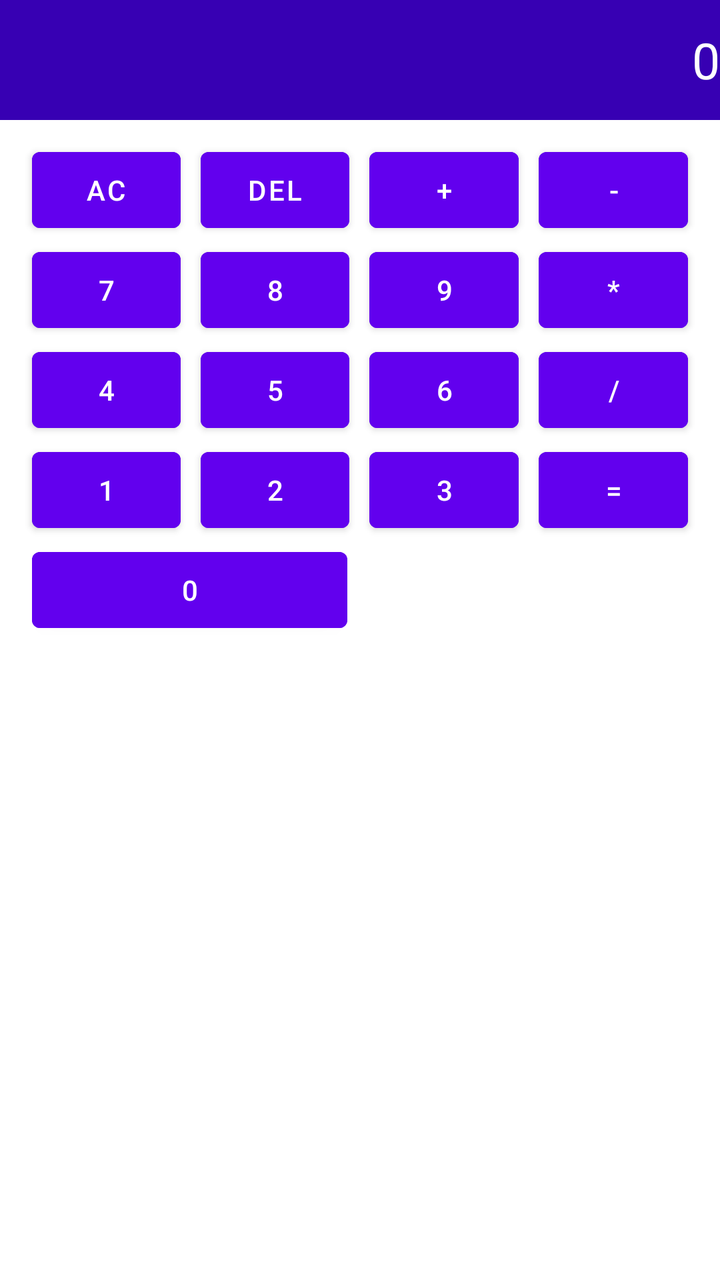
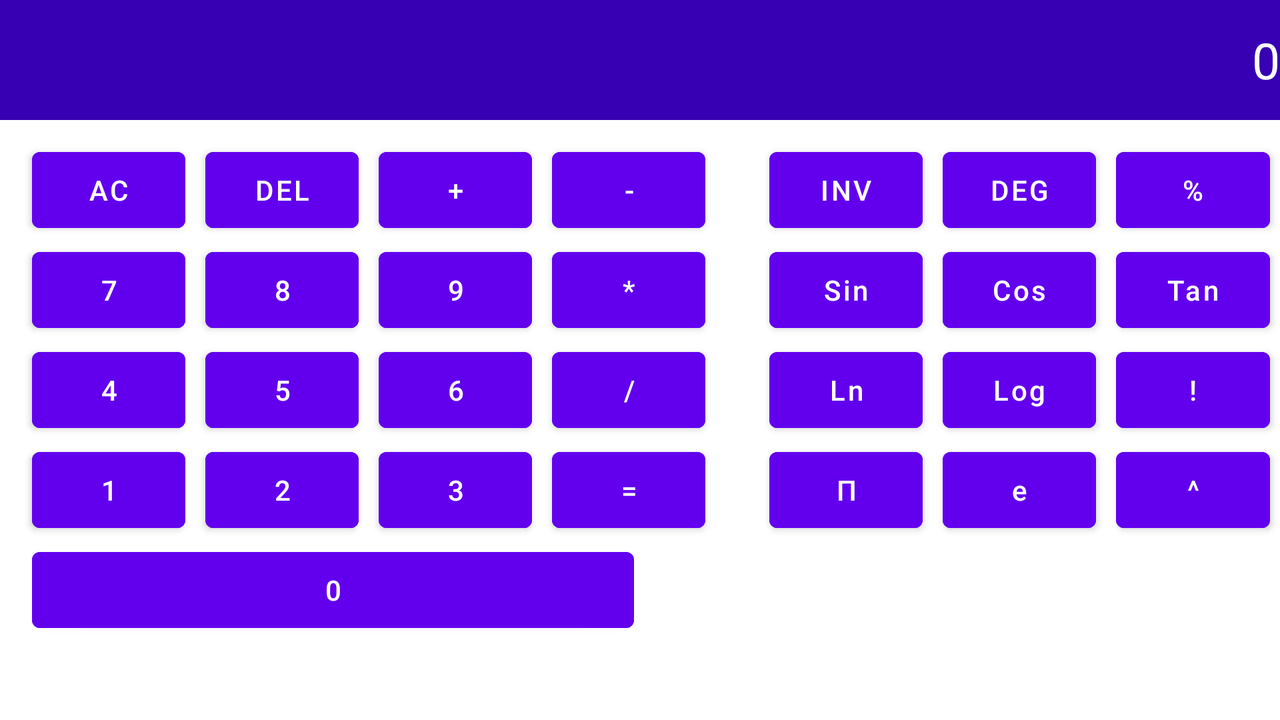

An Android layout and its configuration variant, each rendered on a device that would load it. The default file and the variant file are quoted in full after the pictures.
<!-- AndroidManifest.xml: application theme Theme.GUIA5_Daniel_Larin -->
<!-- res/layout/activity_calculator.xml -->
<?xml version="1.0" encoding="utf-8"?>
<LinearLayout
    xmlns:android="http://schemas.android.com/apk/res/android"
    android:layout_width="match_parent"
    android:layout_height="match_parent"
    android:orientation="vertical">

    <TextView
        android:id="@+id/tvPrincipal"
        android:layout_width="match_parent"
        android:layout_height="60dp"
        android:text="@string/string_cero"
        android:textColor="@color/white"
        android:background="@color/purple_700"
        android:gravity="right|center_vertical"
        android:textSize="25dp" />


    <LinearLayout
        android:layout_width="match_parent"
        android:layout_height="wrap_content"
        android:layout_marginTop="10dp">

        <Button
            android:id="@+id/btn_Ac"
            android:layout_width="0dp"
            android:layout_weight="2"
            android:layout_height="50dp"
            android:text="AC"
            android:layout_marginLeft="16dp"
            android:layout_marginRight="05dp"
            android:backgroundTint="@color/purple_500"/>

        <Button
            android:id="@+id/btn_Del"
            android:layout_width="0dp"
            android:layout_weight="2"
            android:layout_height="50dp"
            android:text="DEL"
            android:layout_marginLeft="05dp"
            android:layout_marginRight="05dp"
            android:backgroundTint="@color/purple_500"/>

        <Button
            android:id="@+id/btn_Mas"
            android:layout_width="0dp"
            android:layout_weight="2"
            android:layout_height="50dp"
            android:text="+"
            android:layout_marginLeft="05dp"
            android:layout_marginRight="05dp"
            android:backgroundTint="@color/purple_500"/>

        <Button
            android:id="@+id/btn_Menos"
            android:layout_width="0dp"
            android:layout_weight="2"
            android:layout_height="50dp"
            android:text="-"
            android:layout_marginLeft="05dp"
            android:layout_marginRight="16dp"
            android:backgroundTint="@color/purple_500"/>




    </LinearLayout>

    <LinearLayout
        android:layout_width="match_parent"
        android:layout_height="wrap_content">

        <Button
            android:id="@+id/btn_7"
            android:layout_width="0dp"
            android:layout_weight="2"
            android:layout_height="50dp"
            android:text="7"
            android:layout_marginLeft="16dp"
            android:layout_marginRight="05dp"
            android:backgroundTint="@color/purple_500"/>

        <Button
            android:id="@+id/btn_8"
            android:layout_width="0dp"
            android:layout_weight="2"
            android:layout_height="50dp"
            android:text="8"
            android:layout_marginLeft="05dp"
            android:layout_marginRight="05dp"
            android:backgroundTint="@color/purple_500"/>

        <Button
            android:id="@+id/btn_9"
            android:layout_width="0dp"
            android:layout_weight="2"
            android:layout_height="50dp"
            android:text="9"
            android:layout_marginLeft="05dp"
            android:layout_marginRight="05dp"
            android:backgroundTint="@color/purple_500"/>

        <Button
            android:id="@+id/btn_Por"
            android:layout_width="0dp"
            android:layout_weight="2"
            android:layout_height="50dp"
            android:text="*"
            android:layout_marginLeft="05dp"
            android:layout_marginRight="16dp"
            android:backgroundTint="@color/purple_500"/>

    </LinearLayout>

    <LinearLayout
        android:layout_width="match_parent"
        android:layout_height="wrap_content">

        <Button
            android:id="@+id/btn_4"
            android:layout_width="0dp"
            android:layout_weight="2"
            android:layout_height="50dp"
            android:text="4"
            android:layout_marginLeft="16dp"
            android:layout_marginRight="05dp"
            android:backgroundTint="@color/purple_500"/>

        <Button
            android:id="@+id/btn_5"
            android:layout_width="0dp"
            android:layout_weight="2"
            android:layout_height="50dp"
            android:text="5"
            android:layout_marginLeft="05dp"
            android:layout_marginRight="05dp"
            android:backgroundTint="@color/purple_500"/>

        <Button
            android:id="@+id/btn_6"
            android:layout_width="0dp"
            android:layout_weight="2"
            android:layout_height="50dp"
            android:text="6"
            android:layout_marginLeft="05dp"
            android:layout_marginRight="05dp"
            android:backgroundTint="@color/purple_500"/>

        <Button
            android:id="@+id/btn_Entre"
            android:layout_width="0dp"
            android:layout_weight="2"
            android:layout_height="50dp"
            android:text="/"
            android:layout_marginLeft="05dp"
            android:layout_marginRight="16dp"
            android:backgroundTint="@color/purple_500"/>

    </LinearLayout>

    <LinearLayout
        android:layout_width="match_parent"
        android:layout_height="wrap_content">

        <Button
            android:id="@+id/btn_1"
            android:layout_width="0dp"
            android:layout_weight="2"
            android:layout_height="50dp"
            android:text="1"
            android:layout_marginLeft="16dp"
            android:layout_marginRight="05dp"
            android:backgroundTint="@color/purple_500"/>

        <Button
            android:id="@+id/btn_2"
            android:layout_width="0dp"
            android:layout_weight="2"
            android:layout_height="50dp"
            android:text="2"
            android:layout_marginLeft="05dp"
            android:layout_marginRight="05dp"
            android:backgroundTint="@color/purple_500"/>

        <Button
            android:id="@+id/btn_3"
            android:layout_width="0dp"
            android:layout_weight="2"
            android:layout_height="50dp"
            android:text="3"
            android:layout_marginLeft="05dp"
            android:layout_marginRight="05dp"
            android:backgroundTint="@color/purple_500"/>

        <Button
            android:id="@+id/btn_Igual"
            android:layout_width="0dp"
            android:layout_weight="2"
            android:layout_height="50dp"
            android:text="="
            android:layout_marginLeft="05dp"
            android:layout_marginRight="16dp"
            android:backgroundTint="@color/purple_500"/>

    </LinearLayout>

    <LinearLayout
        android:layout_width="match_parent"
        android:layout_height="wrap_content">

        <Button
            android:id="@+id/btn_0"
            android:layout_width="0dp"
            android:layout_weight="4.2"
            android:layout_height="50dp"
            android:text="@string/string_cero"
            android:layout_marginLeft="16dp"
            android:layout_marginRight="05dp"
            android:backgroundTint="@color/purple_500"/>

        <Button
            android:layout_width="0dp"
            android:layout_weight="2"
            android:layout_height="50dp"
            android:layout_marginLeft="05dp"
            android:layout_marginRight="05dp"
            android:visibility="invisible"/>

        <Button
            android:layout_width="0dp"
            android:layout_weight="2"
            android:layout_height="50dp"
            android:layout_marginLeft="05dp"
            android:layout_marginRight="16dp"
            android:visibility="invisible"/>

    </LinearLayout>

</LinearLayout>
<!-- resources referenced by this layout -->
<resources>
  <color name="purple_500">#FF6200EE</color>
  <color name="purple_700">#FF3700B3</color>
  <color name="white">#FFFFFFFF</color>
  <string name="string_cero">0</string>
  <style name="Theme.GUIA5_Daniel_Larin" parent="Theme.MaterialComponents.DayNight.DarkActionBar">
          
          <item name="colorPrimary">@color/purple_500</item>
          <item name="colorPrimaryVariant">@color/purple_700</item>
          <item name="colorOnPrimary">@color/white</item>
          
          <item name="colorSecondary">@color/teal_200</item>
          <item name="colorSecondaryVariant">@color/teal_700</item>
          <item name="colorOnSecondary">@color/black</item>
          
          <item name="android:statusBarColor" tools:targetApi="l">?attr/colorPrimaryVariant</item>
          
      </style>
  <color name="teal_200">#FF03DAC5</color>
  <color name="teal_700">#FF018786</color>
  <color name="black">#FF000000</color>
</resources>
<!-- res/layout-land/activity_calculator.xml (the repository's variant of the layout above) -->
<!-- drawn on the phone turned sideways -->
<?xml version="1.0" encoding="utf-8"?>
<LinearLayout
    xmlns:android="http://schemas.android.com/apk/res/android"
    android:layout_width="match_parent"
    android:layout_height="match_parent"
    android:orientation="vertical">

    <TextView
        android:id="@+id/tvPrincipal"
        android:layout_width="match_parent"
        android:layout_height="60dp"
        android:text="0"
        android:textColor="@color/white"
        android:background="@color/purple_700"
        android:gravity="right|center_vertical"
        android:textSize="25dp" />


    <LinearLayout
        android:layout_width="match_parent"
        android:layout_height="wrap_content"
        android:layout_marginTop="10dp">

        <Button
            android:id="@+id/btn_Ac"
            android:layout_width="0dp"
            android:layout_weight="2"
            android:layout_height="50dp"
            android:text="@string/string_AC"
            android:layout_marginLeft="16dp"
            android:layout_marginRight="05dp"
            android:backgroundTint="@color/purple_500"/>

        <Button
            android:id="@+id/btn_Del"
            android:layout_width="0dp"
            android:layout_weight="2"
            android:layout_height="50dp"
            android:text="@string/string_DEL"
            android:layout_marginLeft="05dp"
            android:layout_marginRight="05dp"
            android:backgroundTint="@color/purple_500"/>

        <Button
            android:id="@+id/btn_Mas"
            android:layout_width="0dp"
            android:layout_weight="2"
            android:layout_height="50dp"
            android:text="@string/string_suma"
            android:layout_marginLeft="05dp"
            android:layout_marginRight="05dp"
            android:backgroundTint="@color/purple_500"/>

        <Button
            android:id="@+id/btn_Menos"
            android:layout_width="0dp"
            android:layout_weight="2"
            android:layout_height="50dp"
            android:text="@string/string_resta"
            android:layout_marginLeft="05dp"
            android:layout_marginRight="16dp"
            android:backgroundTint="@color/purple_500"/>


        <Button
            android:id="@+id/btn_INV"
            android:layout_width="0dp"
            android:layout_weight="2"
            android:layout_height="50dp"
            android:text="@string/string_inv"
            android:layout_marginLeft="16dp"
            android:layout_marginRight="05dp"
            android:backgroundTint="@color/purple_500"/>

        <Button
            android:id="@+id/btn_DEG"
            android:layout_width="0dp"
            android:layout_weight="2"
            android:layout_height="50dp"
            android:text="@string/string_deg"
            android:layout_marginLeft="05dp"
            android:layout_marginRight="05dp"
            android:backgroundTint="@color/purple_500"/>

        <Button
            android:id="@+id/btn_Porcentaje"
            android:layout_width="0dp"
            android:layout_weight="2"
            android:layout_height="50dp"
            android:text="@string/string_Porcentaje"
            android:layout_marginLeft="05dp"
            android:layout_marginRight="05dp"
            android:backgroundTint="@color/purple_500"/>


    </LinearLayout>

    <LinearLayout
        android:layout_width="match_parent"
        android:layout_height="wrap_content">

        <Button
            android:id="@+id/btn_7"
            android:layout_width="0dp"
            android:layout_weight="2"
            android:layout_height="50dp"
            android:text="@string/string_7"
            android:layout_marginLeft="16dp"
            android:layout_marginRight="05dp"
            android:backgroundTint="@color/purple_500"/>

        <Button
            android:id="@+id/btn_8"
            android:layout_width="0dp"
            android:layout_weight="2"
            android:layout_height="50dp"
            android:text="@string/string_8"
            android:layout_marginLeft="05dp"
            android:layout_marginRight="05dp"
            android:backgroundTint="@color/purple_500"/>

        <Button
            android:id="@+id/btn_9"
            android:layout_width="0dp"
            android:layout_weight="2"
            android:layout_height="50dp"
            android:text="@string/string_9"
            android:layout_marginLeft="05dp"
            android:layout_marginRight="05dp"
            android:backgroundTint="@color/purple_500"/>

        <Button
            android:id="@+id/btn_Por"
            android:layout_width="0dp"
            android:layout_weight="2"
            android:layout_height="50dp"
            android:text="@string/string_multi"
            android:layout_marginLeft="05dp"
            android:layout_marginRight="16dp"
            android:backgroundTint="@color/purple_500"/>

        <Button
            android:id="@+id/btn_Sin"
            android:layout_width="0dp"
            android:layout_weight="2"
            android:layout_height="50dp"
            android:text="@string/string_sin"
            android:textAllCaps="false"
            android:layout_marginLeft="16dp"
            android:layout_marginRight="05dp"
            android:backgroundTint="@color/purple_500"/>

        <Button
            android:id="@+id/btn_Cos"
            android:layout_width="0dp"
            android:layout_weight="2"
            android:layout_height="50dp"
            android:text="@string/string_cos"
            android:textAllCaps="false"
            android:layout_marginLeft="05dp"
            android:layout_marginRight="05dp"
            android:backgroundTint="@color/purple_500"/>

        <Button
            android:id="@+id/btn_Tan"
            android:layout_width="0dp"
            android:layout_weight="2"
            android:layout_height="50dp"
            android:text="@string/string_tan"
            android:textAllCaps="false"
            android:layout_marginLeft="05dp"
            android:layout_marginRight="05dp"
            android:backgroundTint="@color/purple_500"/>

    </LinearLayout>

    <LinearLayout
        android:layout_width="match_parent"
        android:layout_height="wrap_content">

        <Button
            android:id="@+id/btn_4"
            android:layout_width="0dp"
            android:layout_weight="2"
            android:layout_height="50dp"
            android:text="@string/string_4"
            android:layout_marginLeft="16dp"
            android:layout_marginRight="05dp"
            android:backgroundTint="@color/purple_500"/>

        <Button
            android:id="@+id/btn_5"
            android:layout_width="0dp"
            android:layout_weight="2"
            android:layout_height="50dp"
            android:text="@string/string_5"
            android:layout_marginLeft="05dp"
            android:layout_marginRight="05dp"
            android:backgroundTint="@color/purple_500"/>

        <Button
            android:id="@+id/btn_6"
            android:layout_width="0dp"
            android:layout_weight="2"
            android:layout_height="50dp"
            android:text="@string/string_6"
            android:layout_marginLeft="05dp"
            android:layout_marginRight="05dp"
            android:backgroundTint="@color/purple_500"/>

        <Button
            android:id="@+id/btn_Entre"
            android:layout_width="0dp"
            android:layout_weight="2"
            android:layout_height="50dp"
            android:text="@string/string_divi"
            android:layout_marginLeft="05dp"
            android:layout_marginRight="16dp"
            android:backgroundTint="@color/purple_500"/>

        <Button
            android:id="@+id/btn_Ln"
            android:layout_width="0dp"
            android:layout_weight="2"
            android:layout_height="50dp"
            android:text="@string/string_Ln"
            android:textAllCaps="false"
            android:layout_marginLeft="16dp"
            android:layout_marginRight="05dp"
            android:backgroundTint="@color/purple_500"/>

        <Button
            android:id="@+id/btn_Log"
            android:layout_width="0dp"
            android:layout_weight="2"
            android:layout_height="50dp"
            android:text="@string/string_log"
            android:textAllCaps="false"
            android:layout_marginLeft="05dp"
            android:layout_marginRight="05dp"
            android:backgroundTint="@color/purple_500"/>

        <Button
            android:id="@+id/btn_sigma"
            android:layout_width="0dp"
            android:layout_weight="2"
            android:layout_height="50dp"
            android:text="@string/string_notacion"
            android:textAllCaps="false"
            android:layout_marginLeft="05dp"
            android:layout_marginRight="05dp"
            android:backgroundTint="@color/purple_500"/>

    </LinearLayout>

    <LinearLayout
        android:layout_width="match_parent"
        android:layout_height="wrap_content">

        <Button
            android:id="@+id/btn_1"
            android:layout_width="0dp"
            android:layout_weight="2"
            android:layout_height="50dp"
            android:text="@string/string_1"
            android:layout_marginLeft="16dp"
            android:layout_marginRight="05dp"
            android:backgroundTint="@color/purple_500"/>

        <Button
            android:id="@+id/btn_2"
            android:layout_width="0dp"
            android:layout_weight="2"
            android:layout_height="50dp"
            android:text="@string/string_2"
            android:layout_marginLeft="05dp"
            android:layout_marginRight="05dp"
            android:backgroundTint="@color/purple_500"/>

        <Button
            android:id="@+id/btn_3"
            android:layout_width="0dp"
            android:layout_weight="2"
            android:layout_height="50dp"
            android:text="@string/string_3"
            android:layout_marginLeft="05dp"
            android:layout_marginRight="05dp"
            android:backgroundTint="@color/purple_500"/>

        <Button
            android:id="@+id/btn_Igual"
            android:layout_width="0dp"
            android:layout_weight="2"
            android:layout_height="50dp"
            android:text="@string/string_igual"
            android:layout_marginLeft="05dp"
            android:layout_marginRight="16dp"
            android:backgroundTint="@color/purple_500"/>

        <Button
            android:id="@+id/btn_PI"
            android:layout_width="0dp"
            android:layout_weight="2"
            android:layout_height="50dp"
            android:text="@string/string_pi"
            android:layout_marginLeft="16dp"
            android:layout_marginRight="05dp"
            android:backgroundTint="@color/purple_500"/>

        <Button
            android:id="@+id/btn_Euler"
            android:layout_width="0dp"
            android:layout_weight="2"
            android:layout_height="50dp"
            android:text="@string/string_euler"
            android:textAllCaps="false"
            android:layout_marginLeft="05dp"
            android:layout_marginRight="05dp"
            android:backgroundTint="@color/purple_500"/>

        <Button
            android:id="@+id/btn_exponente"
            android:layout_width="0dp"
            android:layout_weight="2"
            android:layout_height="50dp"
            android:text="@string/string_exponente"
            android:textAllCaps="false"
            android:layout_marginLeft="05dp"
            android:layout_marginRight="05dp"
            android:backgroundTint="@color/purple_500"/>

    </LinearLayout>

    <LinearLayout
        android:layout_width="match_parent"
        android:layout_height="wrap_content">

        <Button
            android:id="@+id/btn_0"
            android:layout_width="0dp"
            android:layout_weight="4.2"
            android:layout_height="50dp"
            android:text="0"
            android:layout_marginLeft="16dp"
            android:layout_marginRight="05dp"
            android:backgroundTint="@color/purple_500"/>

        <Button
            android:layout_width="0dp"
            android:layout_weight="2"
            android:layout_height="50dp"
            android:layout_marginLeft="05dp"
            android:layout_marginRight="05dp"
            android:visibility="invisible"/>

        <Button
            android:layout_width="0dp"
            android:layout_weight="2"
            android:layout_height="50dp"
            android:layout_marginLeft="05dp"
            android:layout_marginRight="16dp"
            android:visibility="invisible"/>

    </LinearLayout>

</LinearLayout>
<!-- resources referenced by the variant -->
<!-- as the phone turned sideways resolves them -->
<resources>
  <color name="purple_500">#FF6200EE</color>
  <color name="purple_700">#FF3700B3</color>
  <color name="white">#FFFFFFFF</color>
  <string name="string_1">1</string>
  <string name="string_2">2</string>
  <string name="string_3">3</string>
  <string name="string_4">4</string>
  <string name="string_5">5</string>
  <string name="string_6">6</string>
  <string name="string_7">7</string>
  <string name="string_8">8</string>
  <string name="string_9">9</string>
  <string name="string_AC">AC</string>
  <string name="string_DEL">DEL</string>
  <string name="string_Ln">Ln</string>
  <string name="string_Porcentaje">%</string>
  <string name="string_cos">Cos</string>
  <string name="string_deg">DEG</string>
  <string name="string_divi">/</string>
  <string name="string_euler">e</string>
  <string name="string_exponente">^</string>
  <string name="string_igual">=</string>
  <string name="string_inv">INV</string>
  <string name="string_log">Log</string>
  <string name="string_multi">*</string>
  <string name="string_notacion">!</string>
  <string name="string_pi">π</string>
  <string name="string_resta">-</string>
  <string name="string_sin">Sin</string>
  <string name="string_suma">+</string>
  <string name="string_tan">Tan</string>
  <style name="Theme.GUIA5_Daniel_Larin" parent="Theme.MaterialComponents.DayNight.DarkActionBar">
          
          <item name="colorPrimary">@color/purple_500</item>
          <item name="colorPrimaryVariant">@color/purple_700</item>
          <item name="colorOnPrimary">@color/white</item>
          
          <item name="colorSecondary">@color/teal_200</item>
          <item name="colorSecondaryVariant">@color/teal_700</item>
          <item name="colorOnSecondary">@color/black</item>
          
          <item name="android:statusBarColor" tools:targetApi="l">?attr/colorPrimaryVariant</item>
          
      </style>
  <color name="teal_200">#FF03DAC5</color>
  <color name="teal_700">#FF018786</color>
  <color name="black">#FF000000</color>
</resources>
